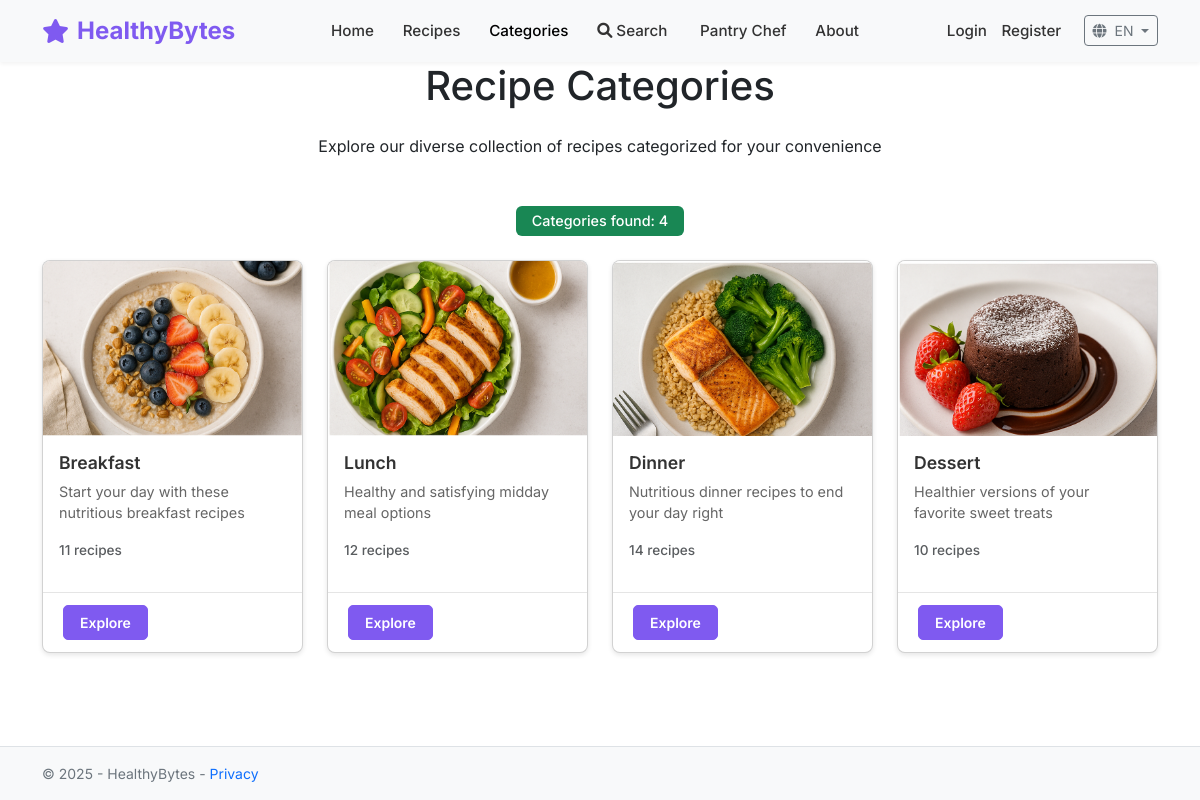
The page /categories on the database its author committed.
### app/models.py (models this page shows, shortened)
class Category(db.Model):
    id = db.Column(db.Integer, primary_key=True)
    name = db.Column(db.String(100), nullable=False)
    description = db.Column(db.Text, nullable=True)
    recipes_count = db.Column(db.Integer, default=0)
    recipes = db.relationship('Recipe', backref='category', lazy=True)

### app/blueprints/categories/routes.py (the view)
@categories.route('/categories')
def all_categories():
    categories_list = Category.query.all()
    return render_template('categories.html', categories=categories_list)

### app/blueprints/categories/templates/categories.html
{% extends "base.html" %}
{% block content %}
<h1 class="text-center mb-4">{{ _('Recipe Categories') }}</h1>
<p class="text-center mb-5">{{ _('Explore our diverse collection of recipes categorized for your convenience') }}</p>
<div class="text-center mb-4">
    <span class="badge bg-success">{{ _('Categories found:') }} {{ ar_nums(categories|length) }}</span>
</div>
<div class="row">
    {% for category in categories %}
        <div class="col-md-3 mb-4">
            <div class="card h-100">
                <img src="{{ url_for('static', filename='images/categories/' + category.name.lower() + '.png') }}" class="card-img-top" alt="{{ category.name }}">
                <div class="card-body">
                    <h5 class="card-title">{{ _(category.name) }}</h5>
                    <p class="card-text">{{ _(category.description) }}</p>
                    <p class="text-muted">{{ ar_nums(category.recipes_count) }} {{ _('recipes') }}</p>
                </div>
                <div class="card-footer bg-transparent">
                    <a href="{{ url_for('categories.recipes_by_category', category_id=category.id) }}" class="btn btn-primary">{{ _('Explore') }}</a>
                </div>
            </div>
        </div>
    {% endfor %}
</div>
{% endblock %}

### app/static/css/style.css (style rules this page uses)
body { font-family: 'Inter', sans-serif; min-height: 100vh; display: flex; flex-direction: column; }
.btn-primary { background-color: #7f5af0; border-color: #7f5af0; padding: 0.75rem 1.5rem; border-radius: 5px; font-weight: 600; transition: all 0.3s ease; }
.card-img-top { width: 100%; height: 100%; object-fit: cover; transition: transform 0.3s ease; }
.card { transition: transform 0.3s ease, box-shadow 0.3s ease; overflow: hidden; border-radius: 8px; box-shadow: 0 2px 5px rgba(0, 0, 0, 0.1); }
.card-title { font-size: 1.1rem; font-weight: 600; margin-bottom: 0.5rem; color: #333; }
.card-text { font-size: 0.9rem; color: #666; }
.text-muted { font-size: 0.85rem; font-weight: 500; }
.card-footer { background-color: transparent; border-top: 1px solid rgba(0, 0, 0, 0.1); padding: 0.75rem 1.25rem; }
.btn-primary { padding: 0.375rem 1rem; font-size: 0.875rem; }
.badge { padding: 0.5rem 1rem; font-size: 0.9rem; font-weight: 500; }

### rows shown on the page
Category: shows a picture, recipes_count "11"
Category: shows a picture, recipes_count "12"
Category: shows a picture, recipes_count "14"
Category: shows a picture, recipes_count "10"

### other values the page prints
{{ get_locale()|upper }} "EN"
{{ ar_nums(categories|length) }} "4"
